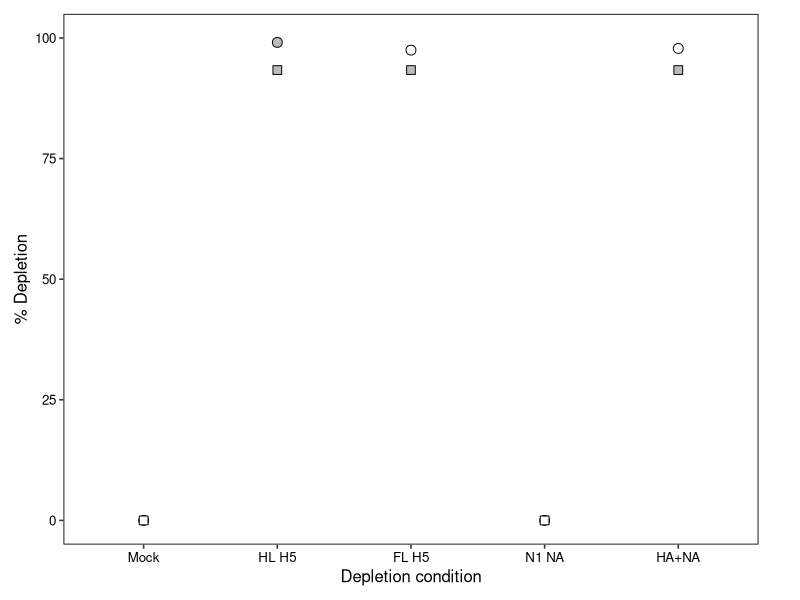
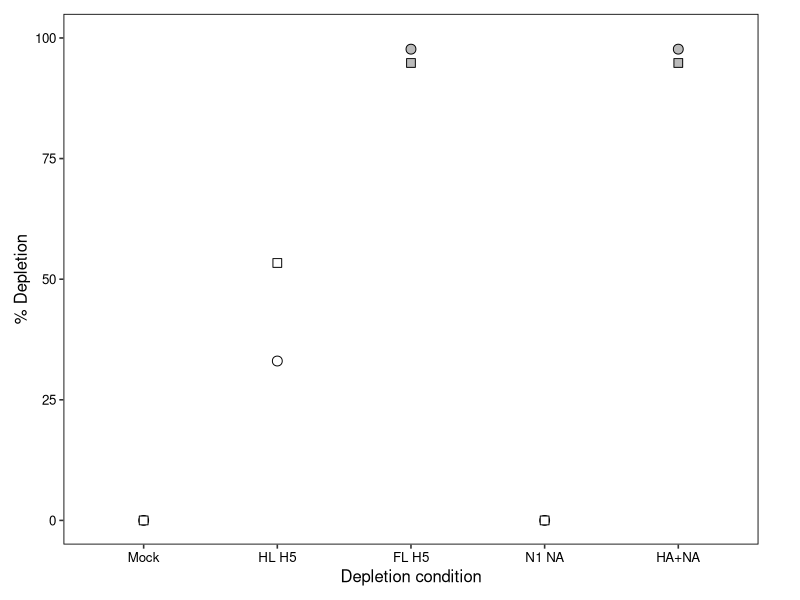
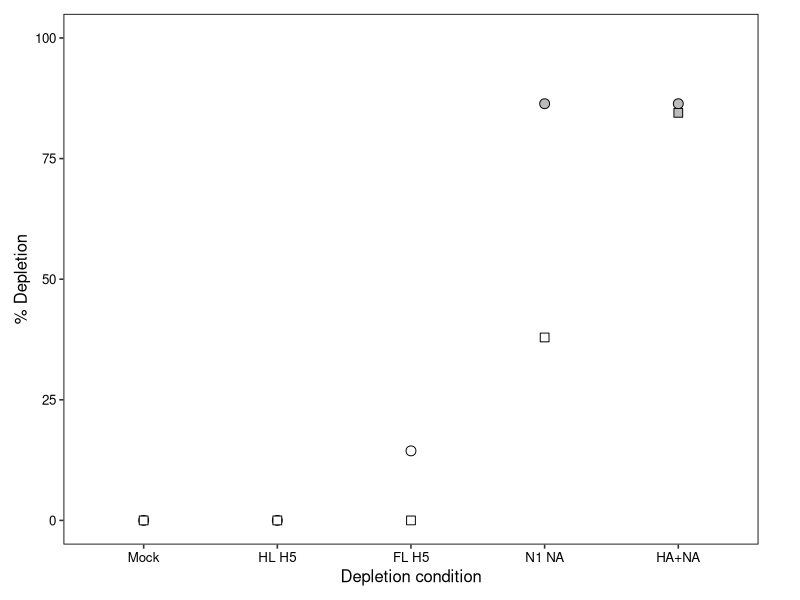
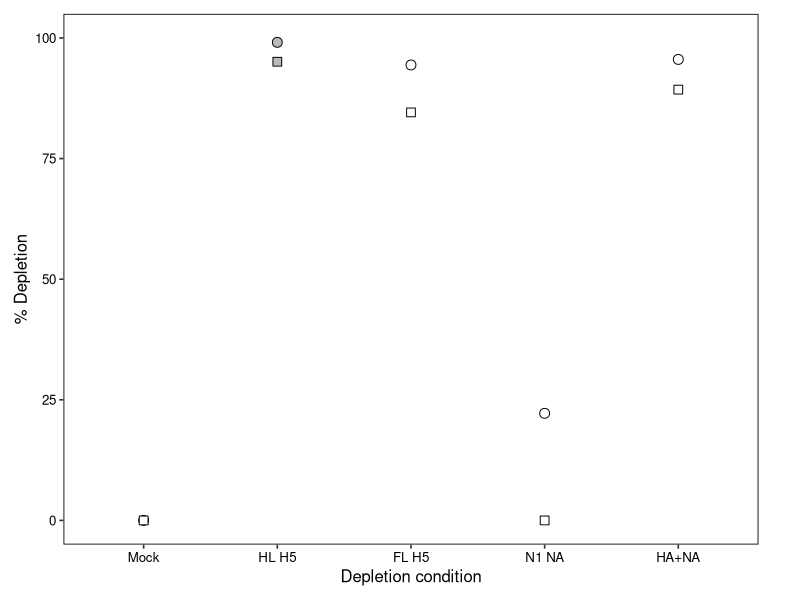
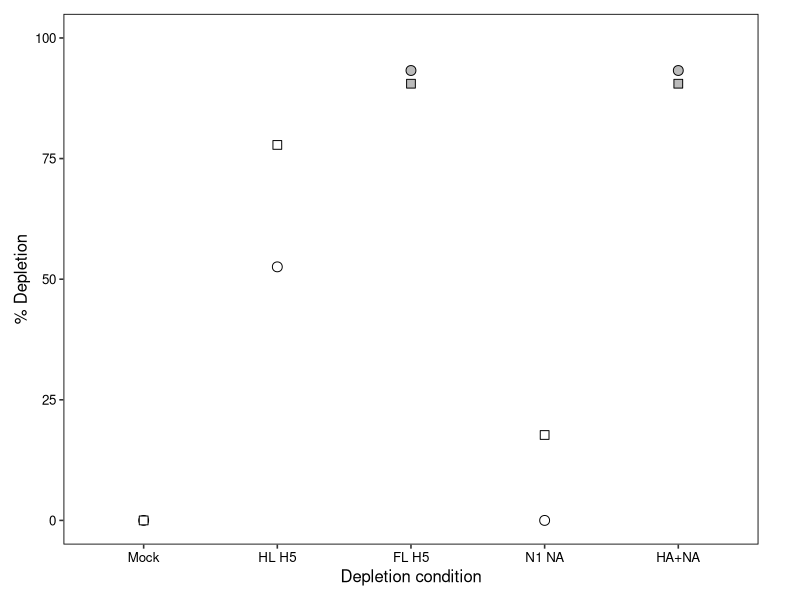
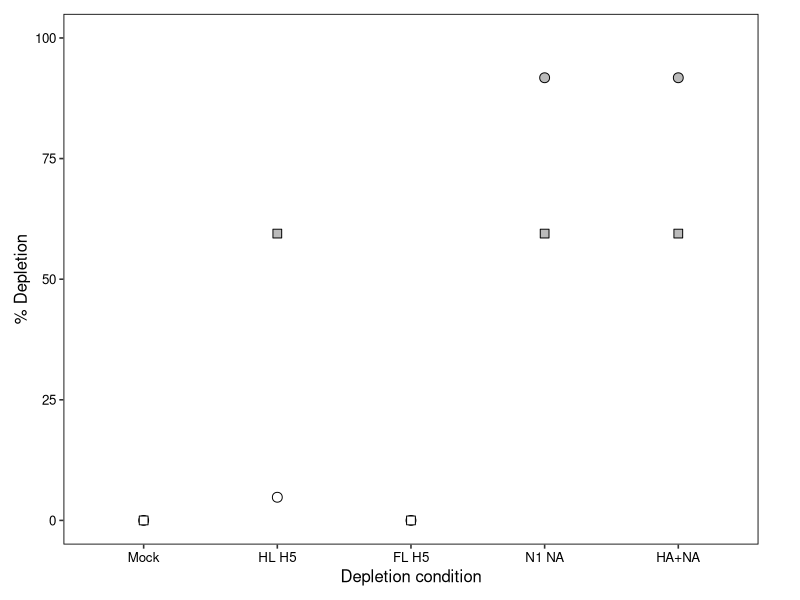
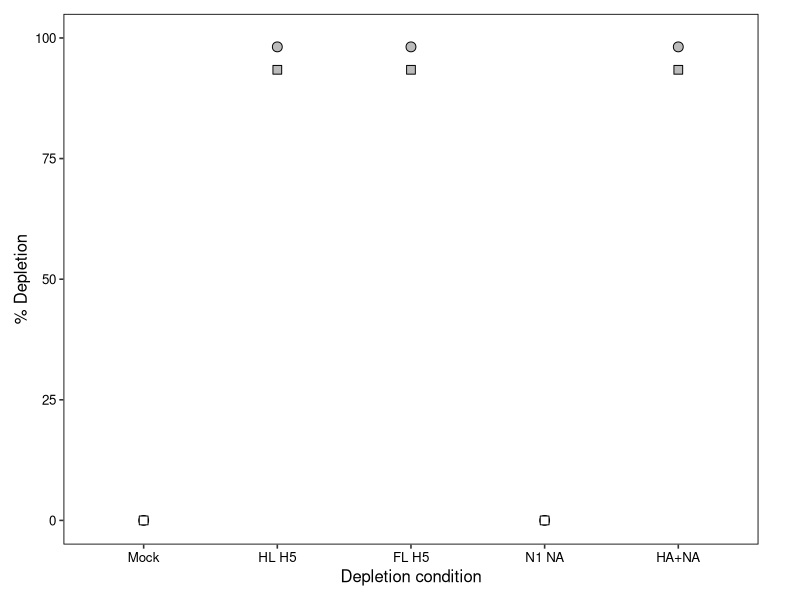
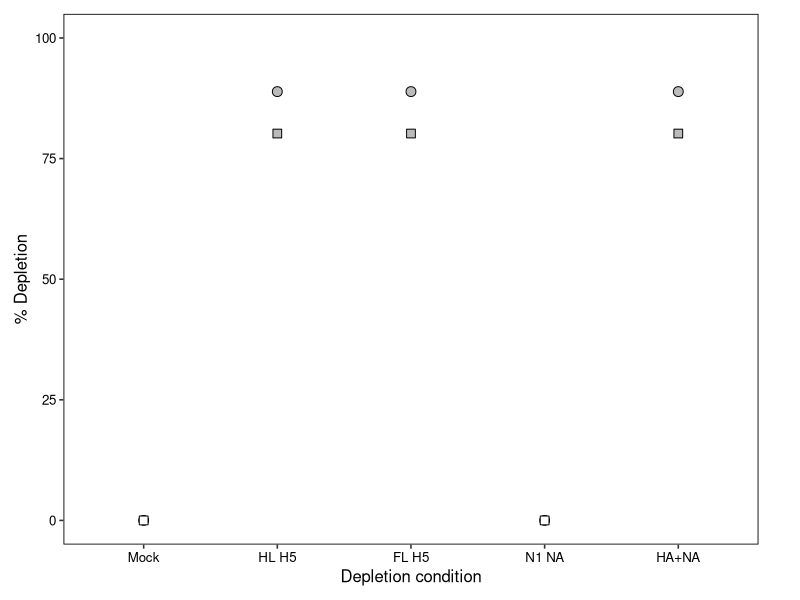

Write the R code that produced these figures, in order.
# Load packages 
library(tidyverse)
library(ggplot2)
library(viridis)
library(corrplot)
library(grid)
library(cowplot)
library(ggpubr)

df <- read.csv("../Data/neut_depletion_efficiencies.csv")

df$Condition <- factor(df$Condition, levels=c("Mock","Stalk","H5 HA","N1 NA","HA+NA"))
df$Depletion <- pmax(df$Depletion, 0)

df <- df %>%
  mutate(Color = Titer == 100)
df$Color = factor(df$Color, levels=c("TRUE", "FALSE"))

for (p in unique(df$Participant)) {
  for (a in unique(df$Antigen)) {
    plot <- ggplot(df %>% filter(Participant == p & Antigen == a), aes(x=Condition, y=Depletion, fill=Color, shape=factor(Replicate))) +
      geom_point(size=3) +
      scale_shape_manual(values = c("1" = 21, "2" = 22), name="Replicate") +
      scale_fill_manual(values = c("TRUE" = "#BBBBBB", "FALSE" = "white"), name="Below LOD", labels = c("TRUE" = "True", "FALSE" = "False")) +
      scale_y_continuous(limits=c(0,100)) +
      theme_classic(base_size=12) +
      theme(panel.grid.major = element_blank(),
            panel.grid.minor = element_blank(),
            panel.background = element_blank(),
            strip.background = element_blank(),
            rect = element_blank(),
            legend.position = "none",
            axis.text.x = element_text(color = "black", angle = 0, hjust = 0.5),
            axis.text.y = element_text(color = "black"),
            plot.title = element_text(hjust = 0.5, size = 7),
            # axis.text = element_text(size = 9),
            # axis.title = element_text(size = 9),
            panel.border = element_rect(color = "black", linewidth = 0.6, fill = NA),
            axis.line = element_line(linewidth = 0),
            strip.text = element_text(size = 12),
            plot.margin = margin(10, 30, 10, 10)
      ) +
      labs(x="Depletion condition", y="% Depletion") +
      scale_x_discrete(labels = c("Mock"="Mock",
                                  "Stalk"="HL H5",
                                  "H5 HA"="FL H5",
                                  "N1 NA"="N1 NA",
                                  "HA+NA"="HA+NA"))
    
    path <- paste0("../Figures/",p,"_",a,"_neutDepletion.pdf")
    ggsave(path, width = 2, height = 1.5, dpi = 300, scale = 2, bg = "transparent")
    
    }
}


legend_plot <- plot +
  theme(legend.position = "right") +
  guides(
    shape = guide_legend(order=1, override.aes = list(fill = "#FFFFFF", color = "black", size = 3)),
    fill  = guide_legend(order=2, override.aes = list(shape = 21, color = "black", size = 3))
  )

legend <- cowplot::ggdraw(cowplot::get_legend(legend_plot))
path <- "../Figures/neutDepletion-separateLegend.pdf"
ggsave(path, legend, width = 2.5, height = 2)
